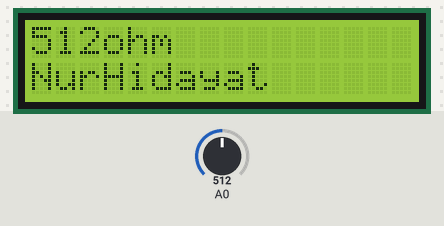
The sketch below on a simulated Arduino Uno, built with avr-gcc and run on an emulated ATmega328P. Parts: 16×2 character LCD. The inputs (shaded band) are chosen by the test bench; at power-on: A0 = 512.

Above: at 1.2 s.
1.3 s: A0 set to 105
At 2.7 s:
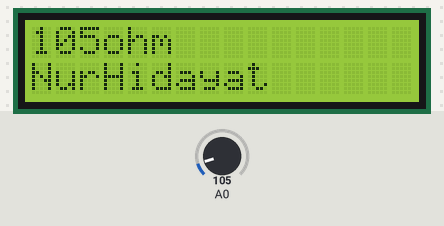
3.0 s: A0 set to 90
At 3.4 s:
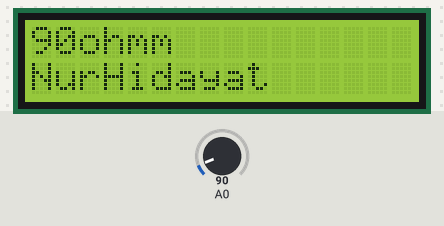
4.5 s: A0 set to 11
At 5.0 s:
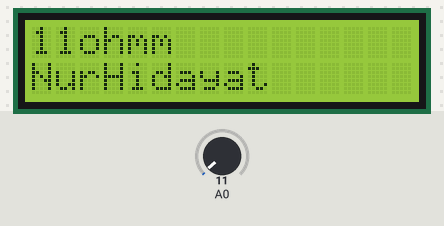
6.1 s: A0 set to 8
At 6.6 s:
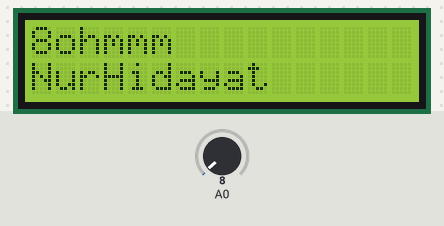
Timing chart, 0 to 8.6 s (numbered marks = the images above; inputs shaded):
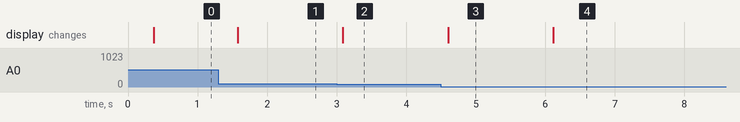

Measured:
- the behaviour switches between 100 and 99 on A0 (found by bisection; images 1 and 2)
- the behaviour switches between 10 and 9 on A0 (found by bisection; images 3 and 4)
- after the input at 1.3 s, the display: changes after 0.28 s (image 1)
- after the input at 3.0 s, the display: changes after 0.09 s (image 2)
- after the input at 4.5 s, the display: changes after 0.10 s (image 3)
- after the input at 6.1 s, the display: changes at once (image 4)

The sketch:

Putra.ino
```cpp
#include <LiquidCrystal.h>
LiquidCrystal lcd (11,10,5,4,3,2);
int sensor = A0;
void setup() {
  // put your setup code here, to run once:
  Serial.begin(9600);
  pinMode (A0,INPUT);
  lcd.begin (16,2);
  lcd.clear ();
}

void loop() {
  // put your main code here, to run repeatedly:
 int tegAnalog=analogRead(A0);
   lcd.setCursor (0,0);
   lcd.print (tegAnalog);
   lcd.print ("ohm");
   delay (300);
 {
  int putra ;
  lcd.setCursor (0,1);
  lcd.print ("NurHidayat");
  }
}
```
